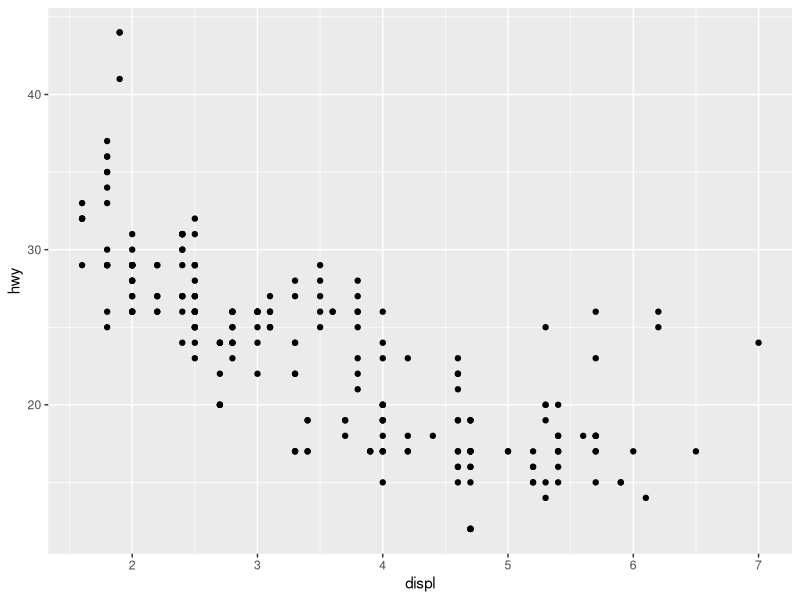
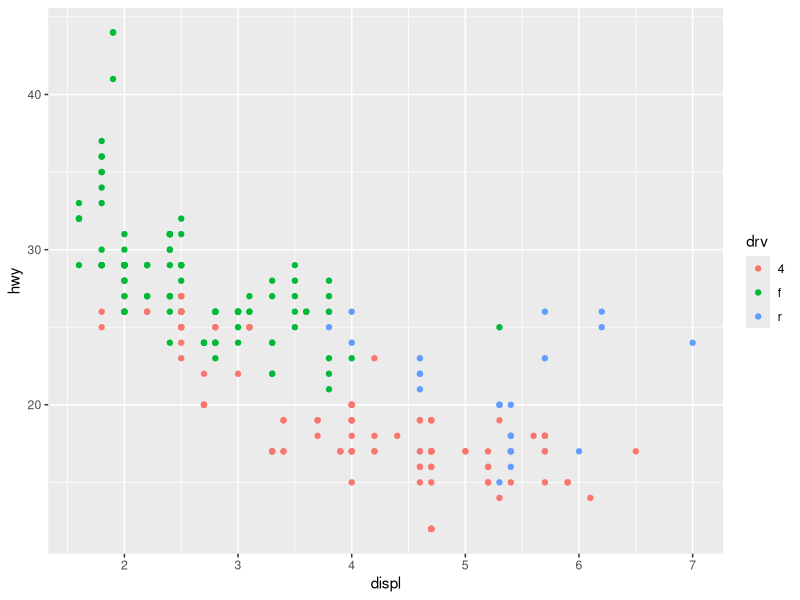
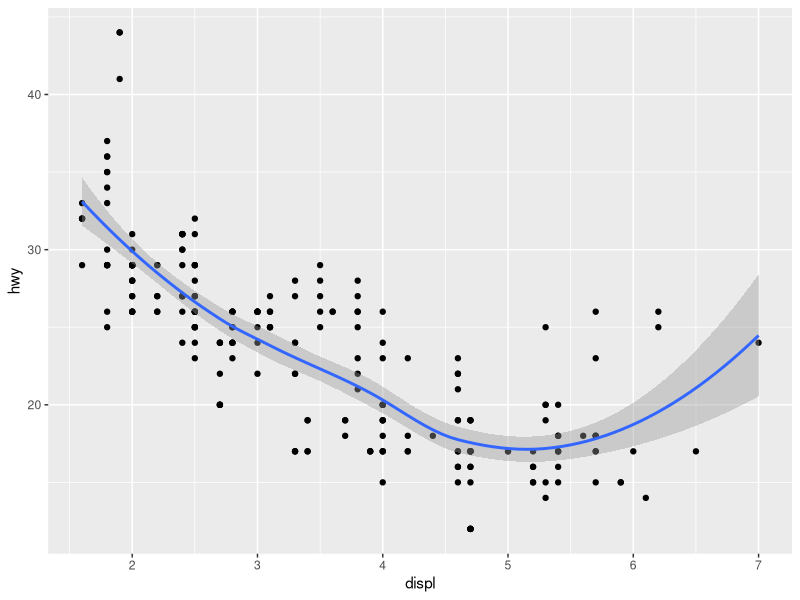
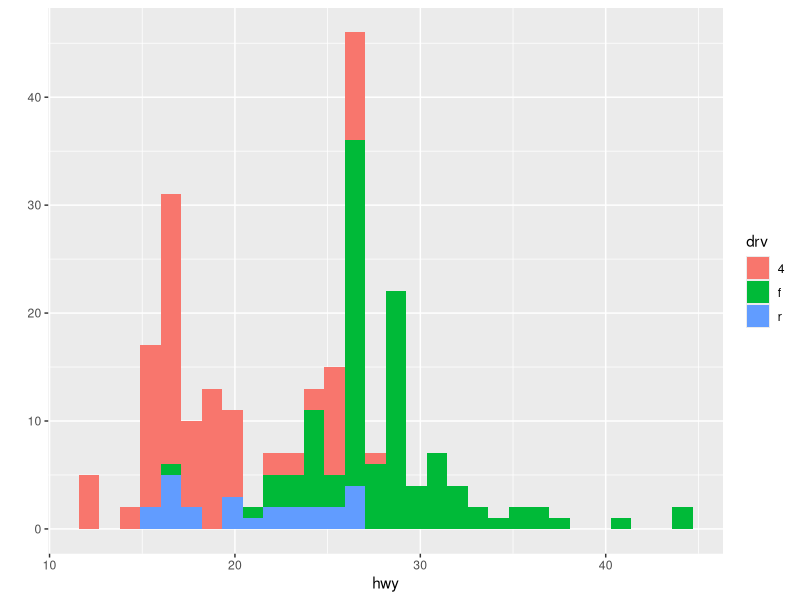
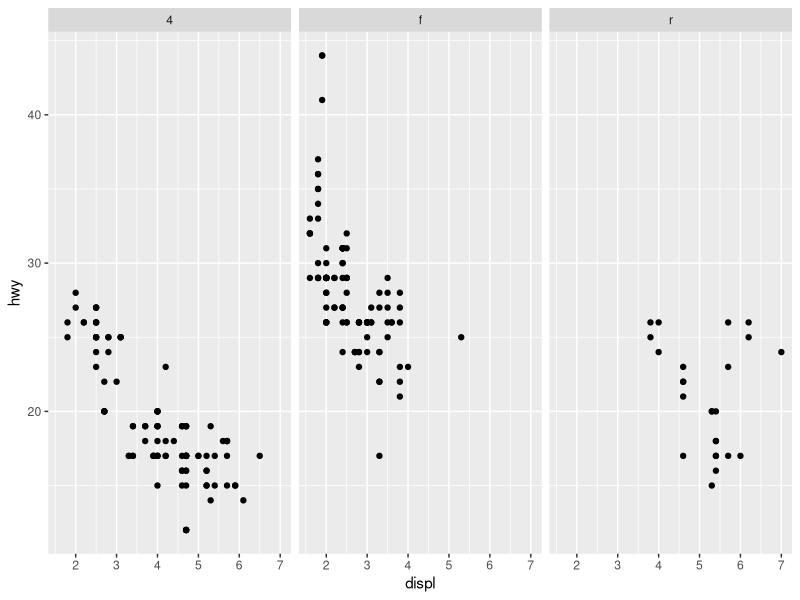
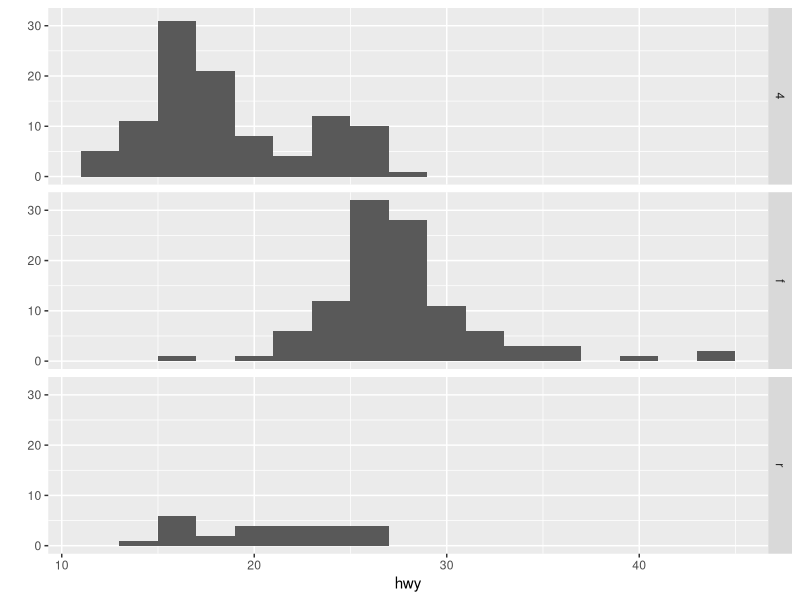
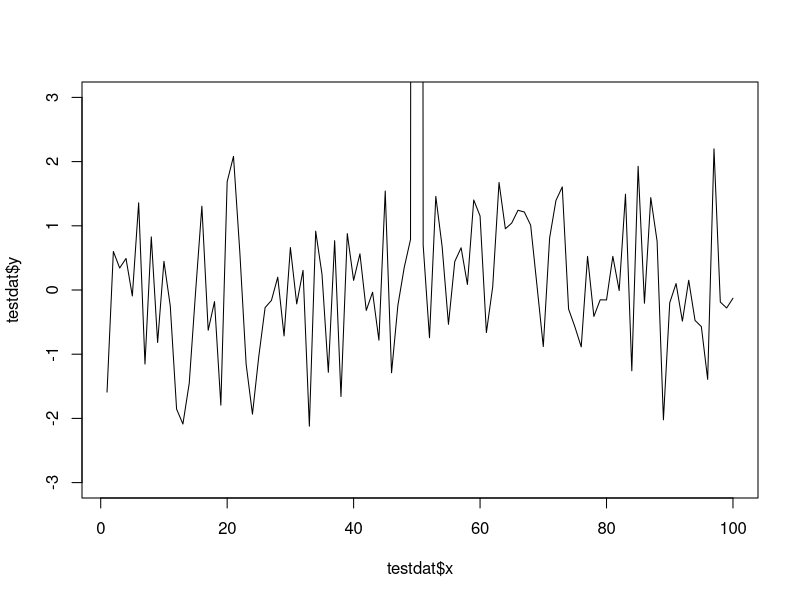
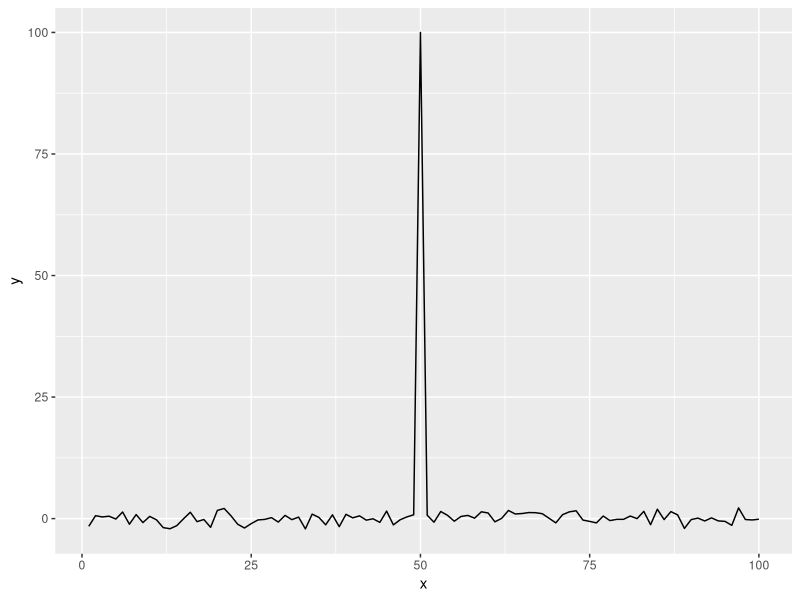

These figures' R source, in order:
library(ggplot2)

##Example dataset, comes w/ ggplot2 package
str(mpg)

##compared to the "helloworld" of ggplot2
qplot(displ,hwy,data = mpg) 

##add color variable to drv
qplot(displ,hwy,data = mpg,color = drv) 

##adding a geom
qplot(displ,hwy,data = mpg,geom = c("point","smooth")) 
##histogram
qplot(hwy,data = mpg,fill = drv)

##facets 
qplot(displ,hwy,data = mpg,facets = .~drv)
qplot(hwy,data = mpg,facets = drv~.,binwidth=2)

##Notes about axis limits
testdat <- data.frame(x=1:100,y=rnorm(100))
testdat[50,2] <- 100 ##outlier
plot(testdat$x,testdat$y,type = "l",ylim = c(-3,3))

g <- ggplot(testdat,aes(x = x,y = y))

g + geom_line()

g + geom_line() + ylim(-3,3)

g + geom_line() + coord_cartesian(ylim = c(-3,3))